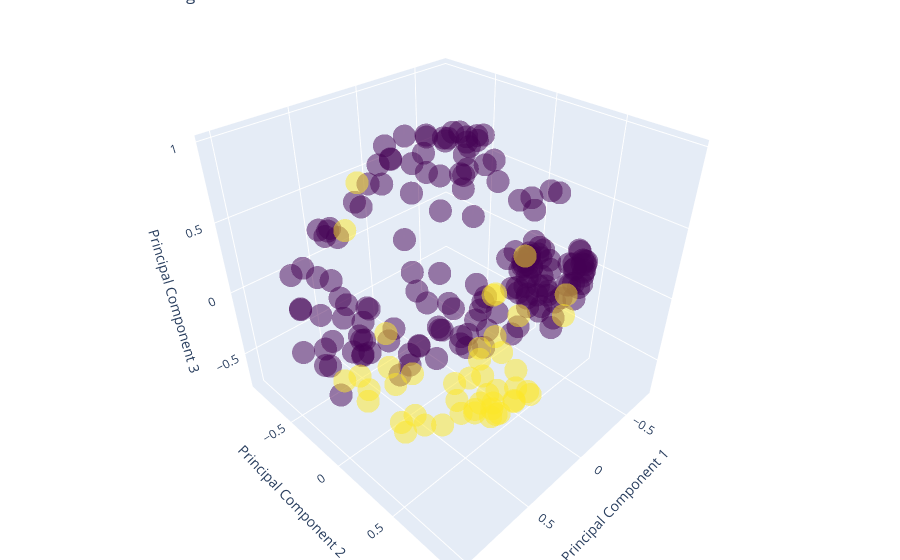

The notebook cell saved with this chart:
### Code cell
interactive_visualization(x, cluster_labels)

### Figure 1 — Plotly figure (JSON) as saved in the notebook; plotly's stock layout.template omitted (floating-point values rounded to 4 significant figures; data arrays with more than 128 entries replaced by an {"elided": "..."} marker saying what was removed)
{"data": [{"marker": {"color": {"elided": "213 int values"}, "colorscale": [[0, "#440154"], [0.1111, "#482878"], [0.2222, "#3e4989"], [0.3333, "#31688e"], [0.4444, "#26828e"], [0.5556, "#1f9e89"], [0.6667, "#35b779"], [0.7778, "#6ece58"], [0.8889, "#b5de2b"], [1, "#fde725"]], "opacity": 0.5}, "mode": "markers", "text": "Cluster Labels", "type": "scatter3d", "x": {"elided": "213 float values"}, "y": {"elided": "213 float values"}, "z": {"elided": "213 float values"}}], "layout": {"margin": {"b": 0, "l": 0, "r": 0, "t": 0}, "scene": {"xaxis": {"title": {"text": "Principal Component 1"}}, "yaxis": {"title": {"text": "Principal Component 2"}}, "zaxis": {"title": {"text": "Principal Component 3"}}}, "title": {"text": "DBSCAN Clustering 3D Visualization"}}}
